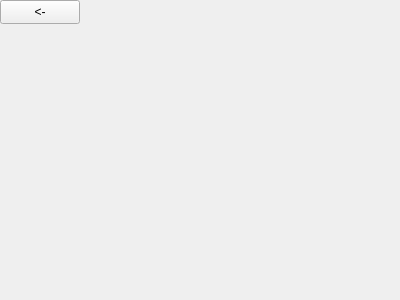
<?xml version="1.0" encoding="UTF-8"?>
<ui version="4.0">
 <class>CountdownTimer</class>
 <widget class="QWidget" name="CountdownTimer">
  <property name="geometry">
   <rect>
    <x>0</x>
    <y>0</y>
    <width>400</width>
    <height>300</height>
   </rect>
  </property>
  <property name="windowTitle">
   <string>Form</string>
  </property>
  <widget class="QLabel" name="TimerLabel">
   <property name="geometry">
    <rect>
     <x>0</x>
     <y>0</y>
     <width>49</width>
     <height>16</height>
    </rect>
   </property>
   <property name="text">
    <string>TextLabel</string>
   </property>
  </widget>
  <widget class="QPushButton" name="backBtn">
   <property name="geometry">
    <rect>
     <x>0</x>
     <y>0</y>
     <width>80</width>
     <height>24</height>
    </rect>
   </property>
   <property name="text">
    <string>&lt;-</string>
   </property>
  </widget>
 </widget>
 <resources/>
 <connections/>
</ui>
